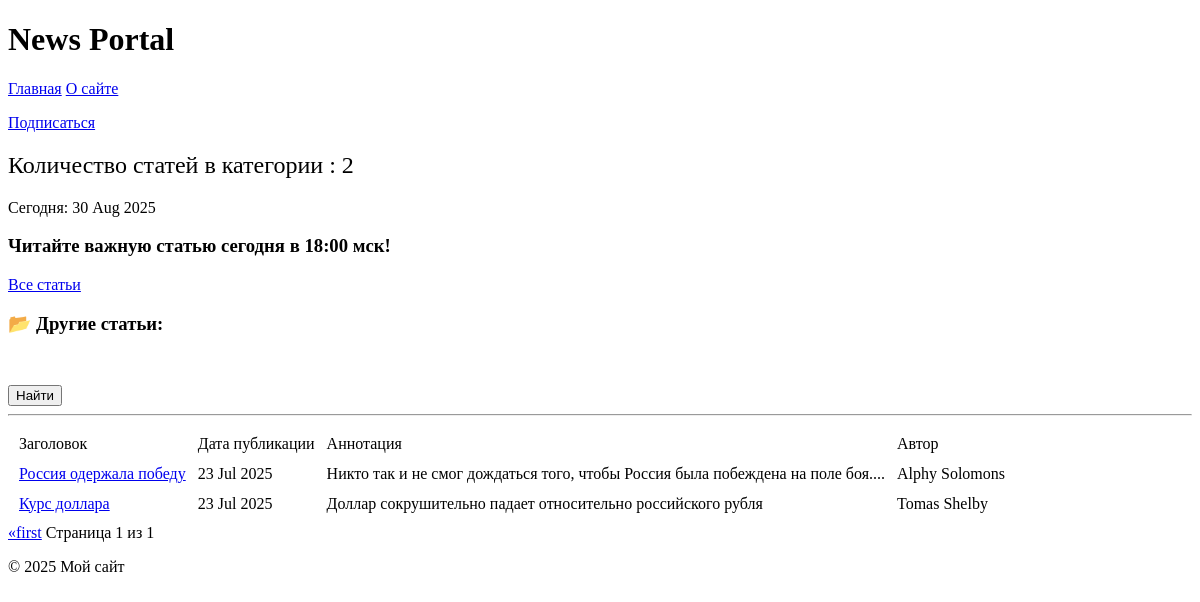
Page /articles/categories/2/ on the earlier database version.
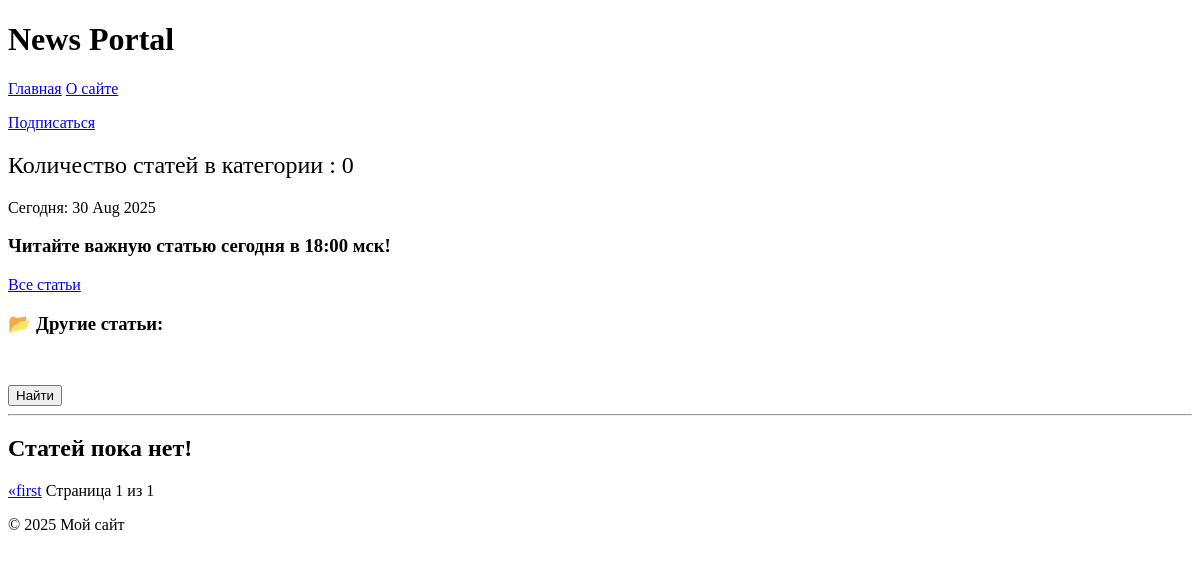
Same page on the later database version.
### News_Portal/models.py (models this page shows, shortened)
class Post(models.Model):
    author = models.ForeignKey(Author, on_delete=models.CASCADE)
    ARTICLE = 'article'
    NEWS = 'news'
    POST_CHOICES = [(ARTICLE, 'статья'), (NEWS, 'новость')]
    post_type = models.CharField(max_length=10, choices=POST_CHOICES, default=NEWS)
    categories = models.ManyToManyField(Category, through = 'PostCategory')
    post_origin = models.DateTimeField(auto_now_add=True)
    post_head = models.CharField(max_length=255, default=0)
    post_text = models.TextField(max_length=100000, default=0)
    post_rate = models.DecimalField(max_digits=2, decimal_places=1, default=0)

class Author(models.Model):
    user = models.OneToOneField(User, on_delete=models.CASCADE)
    author_rate = models.DecimalField(max_digits=4, decimal_places=1, default=Decimal('0.0'))

### News_Portal/views.py (the view)
# urls.py: path('articles/categories/<int:pk>/', ArticleCategory.as_view(), name='art_category_list'),
class ArticleCategory(ArticleList):
    model = Post
    template_name = 'articles/art_category_list.html'
    context_object_name = 'category'
    def get_queryset(self):
        self.category = get_object_or_404(Category, id=self.kwargs['pk'])
        queryset = Post.objects.filter(categories=self.category, post_type=Post.ARTICLE).order_by('-post_origin')
        return queryset
    def get_context_data(self, **kwargs):  # кнопка подписаться
        context = super().get_context_data(**kwargs)
        context['is_not_subscriber'] = self.request.user not in self.category.subscribers.all()
        context['category'] = self.category
        return context

### News_Portal/templatetags/censor.py (called while the page is built)
@register.filter()
def censor(value):
    if not isinstance(value, str):
        raise TypeError(f'Ошибка! Переменная должна быть "str"')
    def replace(match):
        word = match.group()
        return (word[0] + '*' * (len(word) - 1))
    return pattern.sub(replace, value)

### News_Portal/templatetags/custom_tags.py (called while the page is built)
@register.filter
def has_perm(user, perm):
    return user.has_perm(perm)

### News_Portal/views.py (called while the page is built)
    def get_context_data(self, **kwargs):
        context = super().get_context_data(**kwargs)
        context['time_now'] = datetime.now(timezone.utc)
        context['categories'] = Category.objects.all()
        context['next_news'] = None
        return context

### templates/articles/art_category_list.html (shortened to what this page needs)
{% extends 'flatpages/default.html' %}
{% load custom_tags %}
{% load censor %}
{% block content %}
    {% if is_not_subscriber %}
      <p class="text-center"><a href="{% url 'subscribe' category.id %}" class="btn btn-secondary btn sm">Подписаться</a></p>
    {% else%}
        <p class="text-center"><a href="{% url 'unsubscribe' category.id %}" class="btn btn-secondary btn sm">Отписаться</a></p>
    {% endif %}
    <h2 style="font-weight: normal;"> Количество статей в категории {{category.name}}: {{ page_obj.paginator.count }} </h2>
    <p>Сегодня: {{ time_now|date:'d M Y' }}</p>
    <h3>{{ next_news|default_if_none:"Читайте важную статью сегодня в 18:00 мск!" }}</h3>
    <p1><a href="{% url 'article_list' %}">Все статьи</a></p1>
    <div class="categories">
        <h3>📂 Другие статьи:</h3>
</div>
        <p><form action="{% url 'article_search' %}" method="get"></p>
        <button type="submit" class="btn btn-secondary btn-sm">Найти</button>
    <hr>
    {% if page_obj %}
        <table cellspacing="10">
            <tr>
                <td>Заголовок</td>
                <td>Дата публикации</td>
                <td>Аннотация</td>
                <td>Автор</td>
            </tr>
            {% for post in page_obj %}
                <tr>
                    <td><a href="{% url 'article_detail' post.id %}">{{ post.post_head|censor }}</a></td>
                    <td>{{ post.post_origin|date:'d M Y' }}</td>
                    <td>{{ post.post_text|truncatewords:20|censor }}</td>
                    <td>{{ post.author.user.username }}</td>
                </tr>
            {% endfor %}
        </table>
    {% else %}
        <h2>Статей пока нет!</h2>
    {% endif %}
    <a href="?page=1">&laquo;first</a>
    Страница {{ page_obj.number }} из {{ page_obj.paginator.num_pages }}
{% endblock content %}

Differences in the rows shown:
removed Post: post_head|censor "Россия одержала победу", post_origin "23 Jul 2025", post_text|censor "Никто так и не смог дождаться того, чтобы Россия была побеждена на поле боя....", author.user.username "Alphy Solomons"
removed Post: post_head|censor "Курс доллара", post_origin "23 Jul 2025", post_text|censor "Доллар сокрушительно падает относительно российского рубля", author.user.username "Tomas Shelby"
Other differences:
{{ page_obj.paginator.count }}: "2" → "0"
text no longer shown: "Заголовок Дата публикации Аннотация Автор"
text now shown: "Статей пока нет!"
